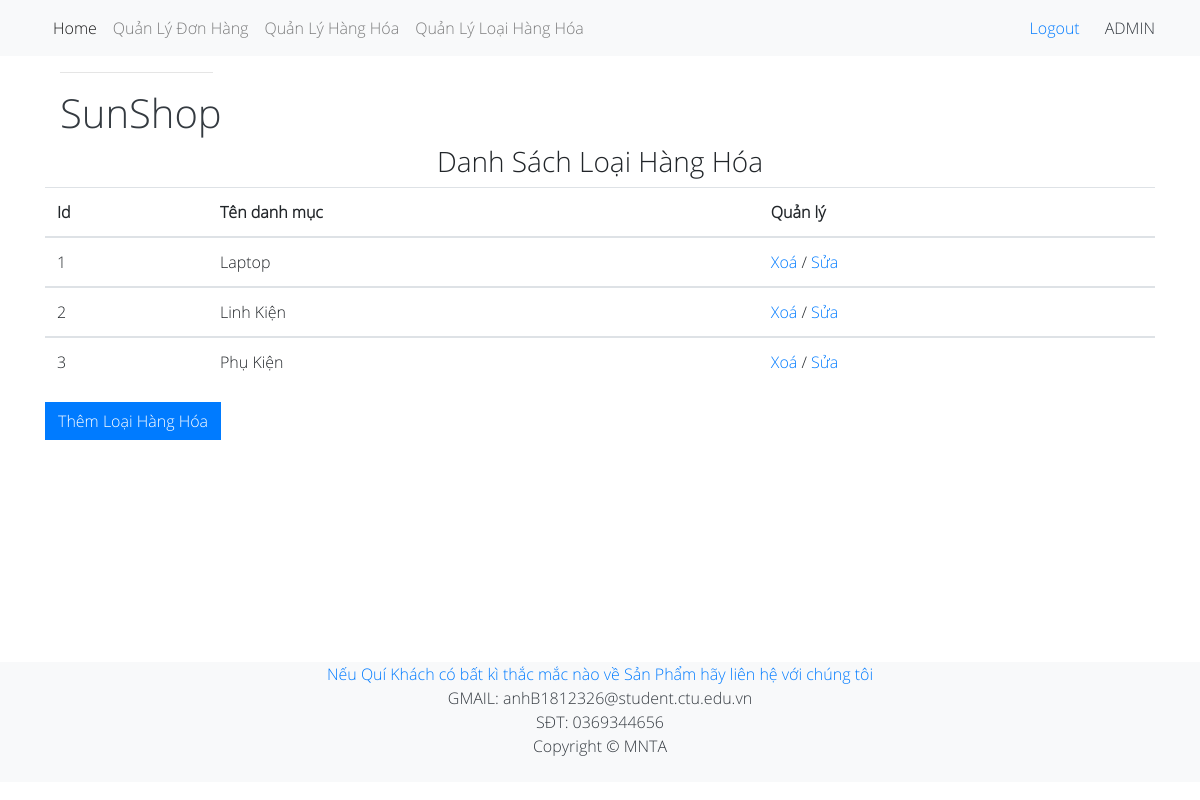
Screenshot of /admin/index.php?action=quanlyloaihanghoa&query=lietke with the database file from the repository.
### tables this page shows
CREATE TABLE `loaihanghoa` (
  `MaLoaiHangHoa` int(11) NOT NULL,
  `TenLoaiHangHoa` varchar(30) NOT NULL
);

### admin/main/quanlyloaihanghoa/lietke.php (the view)
<?php
	$sql_lietke_danhmucsp = "SELECT * FROM loaihanghoa";
	$query_lietke_danhmucsp = mysqli_query($mysqli,$sql_lietke_danhmucsp);
?>
<div class="col text-center h3">Danh Sách Loại Hàng Hóa</div>
<table class="table" >
  <thead>
  <tr>
  	<th scope="col">Id</th>
    <th scope="col">Tên danh mục</th>
  	<th scope="col">Quản lý</th>
  </tr>
  </thead>
  <?php
  $i = 0;
  while($row = mysqli_fetch_array($query_lietke_danhmucsp)){
  	$i++;
  ?>
  <tbody>
  <tr>
  	<td scope="col"><?php echo $i ?></td>
    <td scope="col"><?php echo $row['TenLoaiHangHoa'] ?></td>
   	<td>
   		<a href="main/quanlyloaihanghoa/xuly.php?idloaihanghoa=<?php echo $row['MaLoaiHangHoa'] ?>">Xoá</a> /
      <a href="index.php?action=quanlyloaihanghoa&query=sua&idloaihanghoa=<?php echo $row['MaLoaiHangHoa'] ?>">Sửa</a>
   	</td>
  </tr>
  <?php
  }
  ?>
 </tbody>
</table>
  <div style="margin-bottom: 20%;">
  <a class="btn btn-primary btn rounded-0"  href="index.php?action=quanlyloaihanghoa&query=them">Thêm Loại Hàng Hóa</a>
  </div>

### style-3.css (style rules this page uses)
* { margin: 0; padding: 0; border-radius: 0 !important; font-family: Sans; }

### rows the page displays
loaihanghoa: TenLoaiHangHoa "Laptop"
loaihanghoa: TenLoaiHangHoa "Linh Kiện"
loaihanghoa: TenLoaiHangHoa "Phụ Kiện"
